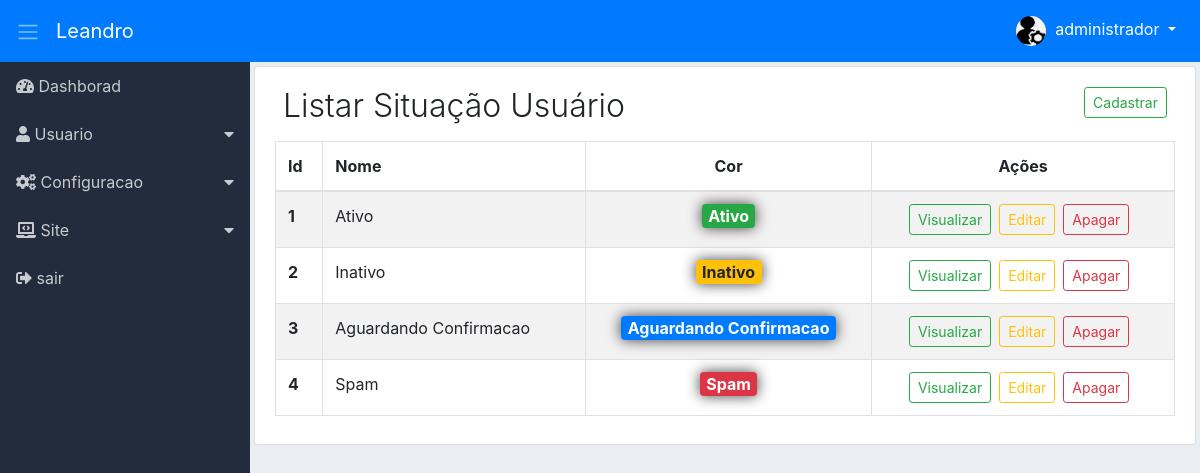
Page /adm/list-situation-user/list-situation-users (signed in) on the committed database.
### tables this page shows
CREATE TABLE `adms_niveis_acessos_paginas` (
  `id` int(11) NOT NULL,
  `permissao` int(11) NOT NULL,
  `ordem` int(11) NOT NULL,
  `dropdown` int(11) NOT NULL DEFAULT 2,
  `lib_menu` int(11) NOT NULL DEFAULT 2,
  `adms_menu_id` int(11) NOT NULL DEFAULT 4,
  `adms_niveis_acesso_id` int(11) NOT NULL,
  `adms_pagina_id` int(11) NOT NULL,
  `created` datetime NOT NULL,
  `modified` datetime DEFAULT NULL
);

CREATE TABLE `adms_menus` (
  `id` int(11) NOT NULL,
  `nome` varchar(220) NOT NULL,
  `icone` varchar(40) NOT NULL,
  `ordem` int(11) NOT NULL,
  `adms_situacao_id` int(11) NOT NULL,
  `created` datetime NOT NULL,
  `modified` datetime DEFAULT NULL
);

CREATE TABLE `adms_situacao_users` (
  `id` int(11) NOT NULL,
  `nome` varchar(220) NOT NULL,
  `adms_cor_id` int(11) NOT NULL,
  `created` datetime NOT NULL,
  `modified` datetime DEFAULT NULL
);

### adm/module/administrative/Controllers/ListSituationUser.php (called while the page is built, shortened)
<?php
class ListSituationUser
{
    private $dados;
    public function listSituationUsers($pageId = null)
    {
        $button = [
            'cadSitUser' => [
                'menu_controller' => 'register-new-situation-user',
                'menu_metodo' => 'register-info-situation-user'],
            'viewSitUser' => [
                'menu_controller' => 'view-info-situation-user',
                'menu_metodo' => 'detail-info-situation-user'],
            'editSitUser' => [
                'menu_controller' => 'edit-situation-user',
                'menu_metodo' => 'edit-info-situation-user'],
            'deleteSitUser' => [
                'menu_controller' => 'delete-situation-user',
                'menu_metodo' => 'remove-situation-user']
        ];
        $listButton = new \Module\administrative\Models\AdmsButton();
        $this->dados['buttonSitUser'] = $listButton->validateButton($button);
        $listMenu = new \Module\administrative\Models\AdmsMenu();
        $this->dados['menu'] = $listMenu->itemMenu();
        $listSitUser = new \Module\administrative\Models\AdmsListSituationUser();
        $this->dados['listSitUser'] = $listSitUser->listSituationUsers($pageId);
        $this->dados['pagination'] = $listSitUser->getResultPg();
        $loadView = new \Config\ConfigView("administrative/Views/situationUser/listSituationUser", $this->dados);
        $loadView->renderView();
    }
}

### adm/module/administrative/Models/helper/AdmsRead.php (called while the page is built, shortened)
<?php
class AdmsRead extends AdmsConn
{
    private $select;
    private $values;
    private $result;
    private $query;
    function getResult()
    {
        return $this->result;
    }
    public function fullRead($query, $parseString = null)
    {
        $this->select = (string) $query;
        if (!empty($parseString)) {
            parse_str($parseString, $this->values);
        }
        $this->exeInstruction();
    }
    private function exeInstruction()
    {
        $this->conection();
        try {
            $this->getInstruction();
            $this->query->execute();
            $this->result = $this->query->fetchAll();
        } catch (Exception $exc) {
            $this->result = null;
        }
    }
    private function conection()
    {
        $this->conn = parent::getConn();
        $this->query = $this->conn->prepare($this->select);
        $this->query->setFetchMode(PDO::FETCH_ASSOC);
    }
    private function getInstruction()
    {
        if ($this->values) {
            foreach ($this->values as $Link => $Valor) {
                if ($Link == 'limit' || $Link == 'offset') {
                    $Valor = (int) $Valor;
                }
                $this->query->bindValue(":{$Link}", $Valor,
                        (is_int($Valor) ? PDO::PARAM_INT : PDO::PARAM_STR));
            }
        }
    }
}

### adm/module/administrative/Models/helper/AdmsConn.php (called while the page is built, shortened)
<?php
class AdmsConn
{
    public static $host = HOST;
    public static $Uuser = USER;
    public static $pass = PASS;
    public static $dbname = DBNAME;
    private static $connect = null;
    private static function connect()
    {
        try {
            if (self::$connect == null) {
                self::$connect = new PDO('mysql:host=' .self::$host . ';dbname='
                . self::$dbname, self::$Uuser, self::$pass);
            }
        } catch (Exception $exc) {
            echo 'mensagem: ' . $exc->getMessage();
            die;
        }
        return self::$connect;
    }
    public function getConn()
    {
        return self::connect();
    }
}

### adm/module/administrative/Models/AdmsMenu.php (called while the page is built, shortened)
<?php
class AdmsMenu
{
    public function itemMenu()
    {
        $listMenu = new \Module\administrative\Models\helper\AdmsRead();
        $listMenu->fullRead(
                "SELECT
                    nivpg.dropdown,
                    men.id id_menu,
                    men.nome nome_menu,
                    men.icone icone_menu,
                    pg.id id_pg,
                    pg.menu_controller pg_controller,
                    pg.menu_metodo pg_metodo,
                    pg.nome_pagina pg_nome,
                    pg.icone pg_icon
                FROM
                    adms_niveis_acessos_paginas nivpg
                INNER JOIN
                    adms_menus men
                    ON men.id = nivpg.adms_menu_id
                INNER JOIN
                    adms_paginas pg
                    ON pg.id = nivpg.adms_pagina_id
                WHERE
                    nivpg.adms_niveis_acesso_id =:adms_niveis_acesso_id
                    AND nivpg.permissao =:permissao
                    AND nivpg.lib_menu =:lib_menu
                ORDER BY
                    men.ordem, nivpg.ordem ASC",
                "adms_niveis_acesso_id=" . $_SESSION['userAccessLevel'] . "&permissao=1&lib_menu=1");
        $this->result = $listMenu->getResult();
        return $this->result;
    }
}

### adm/module/administrative/Models/AdmsListSituationUser.php (called while the page is built, shortened)
<?php
class AdmsListSituationUser
{
    private $limitResult = 40;
    public function listSituationUsers($pageId = null)
    {
        $this->pageId = (int) $pageId;
        $pagination = new \Module\administrative\Models\helper\AdmsPagination(
                URLADM . 'list-situation-user/list-situation-users');
        $pagination->condition($this->pageId, $this->limitResult);
        $pagination->pagination("SELECT COUNT(id) numResult FROM adms_situacao_users");
        $listSitUser = new \Module\administrative\Models\helper\AdmsRead();
        $listSitUser->fullRead(
                "SELECT sit.*, col.cor sitCor
                FROM adms_situacao_users sit
                INNER JOIN adms_cors col
                    ON col.id = sit.adms_cor_id
                ORDER BY sit.id ASC
                LIMIT :limit
                OFFSET :offset",
                "limit={$this->limitResult}&offset={$pagination->getOffSet()}");
        $this->result = $listSitUser->getResult();
        return $this->result;
    }
}

### adm/module/administrative/Models/helper/AdmsPagination.php (called while the page is built, shortened)
<?php
class AdmsPagination
{
    private $limitResult;
    private $offSet;
    private $result;
    function getResult()
    {
        return $this->result;
    }
    function getOffSet()
    {
        return $this->offSet;
    }
    public function condition($page, $limitResult)
    {
        $this->page = (int) $page ? $page : 1;
        $this->limitResult = (int) $limitResult;
        $this->offSet = ($this->page * $this->limitResult) - $this->limitResult;
    }
    public function pagination($query, $parseString = null)
    {
        $this->query = (string) $query;
        $this->parseString = (string) $parseString;
        $count = new \Module\administrative\Models\helper\AdmsRead();
        $count->fullRead($this->query, $this->parseString);
        $this->resultDb = $count->getResult();
        if ($this->resultDb[0]['numResult'] > $this->limitResult) {
            $this->instructionPagination();
        } else {
            $this->result = null;
        }
    }
}

### adm/module/administrative/Views/situationUser/listSituationUser.php (the view, shortened to what this page needs)
<div class="content p-1">
    <div class="list-group-item">
        <div class="d-flex">
            <div class="mr-auto p-2">
                <h2 class="display-4 titulo">Listar Situação Usuário</h2>
            </div>
            <?php
            if ($this->dados['buttonSitUser']['cadSitUser']) {
                echo "<a href='" . URLADM . "register-new-situation-user/register-info-situation-user'>
                    <div class='p-2'>
                        <button class='btn btn-outline-success btn-sm'>Cadastrar</button>
                    </div>
                </a>";
            }
            ?>
        </div>
        <div class="table-responsive">
            <table class="table table-hover table-striped table-bordered">
                <thead>
                    <tr>
                        <th>Id</th>
                        <th>Nome</th>
                        <th class="d-none d-sm-table-cell text-center">Cor</th>
                        <th class="text-center">Ações</th>
                    </tr>
                </thead>
                <tbody>
                    <?php
                    foreach ($this->dados['listSitUser'] as $sitiUser) {
                        extract($sitiUser);
                        ?>
                        <tr>
                            <th><?php echo $id; ?></th>
                            <td><?php echo $nome; ?></td>
                            <td class="d-none d-sm-table-cell text-center">
                                <span class="badge badge-<?php echo $sitCor; ?>">
                                    <?php echo $nome; ?>
                                </span>
                            </td>
                            <td class="text-center">
                                <span class="d-none d-md-block">
                                    <?php
                                    if ($this->dados['buttonSitUser']['viewSitUser']) {
                                        echo "<a href='" . URLADM . "view-info-situation-user/detail-info-situation-user/$id'
                                            class='btn btn-outline-success btn-sm mr-2'>Visualizar
                                         </a>";
                                    }
                                    if ($this->dados['buttonSitUser']['editSitUser']) {
                                        echo "<a href='" . URLADM . "edit-situation-user/edit-info-situation-user/$id'
                                            class='btn btn-outline-warning btn-sm mr-2'>Editar
                                         </a>";
                                    }
                                    if ($this->dados['buttonSitUser']['deleteSitUser']) {
                                        echo "<a href='" . URLADM . "delete-situation-user/remove-situation-user/$id'
                                            class='btn btn-outline-danger btn-sm mr-2'
                                            data-confirm='Tem certeza que deseja apagar situação usuário ?'>
                                             Apagar
                                         </a>";
                                    }
                                    ?>
                                </span>
                            </td>
                        </tr>
                        <?php
                    }
                    ?>
                </tbody>
            </table>
        </div>
    </div>
</div>

### adm/module/administrative/Views/include/sidebar.php (shortened to what this page needs)
<div class="d-flex bd-highlight">
<nav class="sidebar">
    <ul class="list-unstyled">
        <?php
        $contDropdown = 0;
        $controDropFech = 0;
        foreach ($this->dados['menu'] as $menu) {
            extract($menu);
            if ($dropdown == 1) {
                if ($contDropdown != $id_menu) {
                    if (($controDropFech == 1) && ($contDropdown != 0)) {
                        echo "</ul></li>";
                        $controDropFech = 0;
                    }
                    echo "<li>
                        <a href='#submenu" . $id_menu . "' data-toggle='collapse'>
                            <i class='" . $icone_menu . "'></i> " . $nome_menu . "
                        </a>
                        <ul class='list-unstyled collapse' id='submenu" . $id_menu . "'>";
                    $contDropdown = $id_menu;
                }
                $controDropFech = 1;
            } else {
                if ($controDropFech == 1) {
                    echo "</ul></li>";
                    $controDropFech = 0;
                }
                echo "<li>
                        <a href='" . URLADM . $pg_controller . "/" . $pg_metodo . "'>
                        <i class='" . $icone_menu . "'></i> " . $nome_menu . "</a>
                    </li>";
            }
        }
        ?>
    </ul>
</nav>

### adm/assets/css/dashboard.css (style rules this page uses)
body { background-color: #EAEEF3; }
.sidebar { background-color: #222C3C; min-width: 250px; max-width: 250px; min-height: calc(100vh - 56px); transition: all 0.3s; }
.sidebar ul li a { display: block; padding: 0.75rem 1rem; color: #C7CACE; text-decoration: none; }
.sidebar [data-toggle="collapse"] { position: relative; }
.sidebar [data-toggle="collapse"]:before { content: "\f0d7"; font-family: "Font Awesome 5 Free"; font-weight: 900; position: absolute; right: 1rem; }
.content { width: 100%; }
.titulo { font-size: 2.0rem !important; }
.badge { box-shadow: 0 0 14px 0 rgba(0, 0, 0, 0.75); font-size: 16px !important; }

### rows in the picture
adms_niveis_acessos_paginas: adms_menu.nome "Dashborad"
adms_niveis_acessos_paginas: adms_menu.nome "Usuario"
adms_niveis_acessos_paginas: adms_menu.nome "Configuracao"
adms_niveis_acessos_paginas: adms_menu.nome "Site"
adms_niveis_acessos_paginas: adms_menu.nome "sair"
adms_situacao_users: id "1", nome "Ativo"
adms_situacao_users: id "2", nome "Inativo"
adms_situacao_users: id "3", nome "Aguardando Confirmacao"
adms_situacao_users: id "4", nome "Spam"

### other values in the picture
$nomeUser[0] "administrador"
